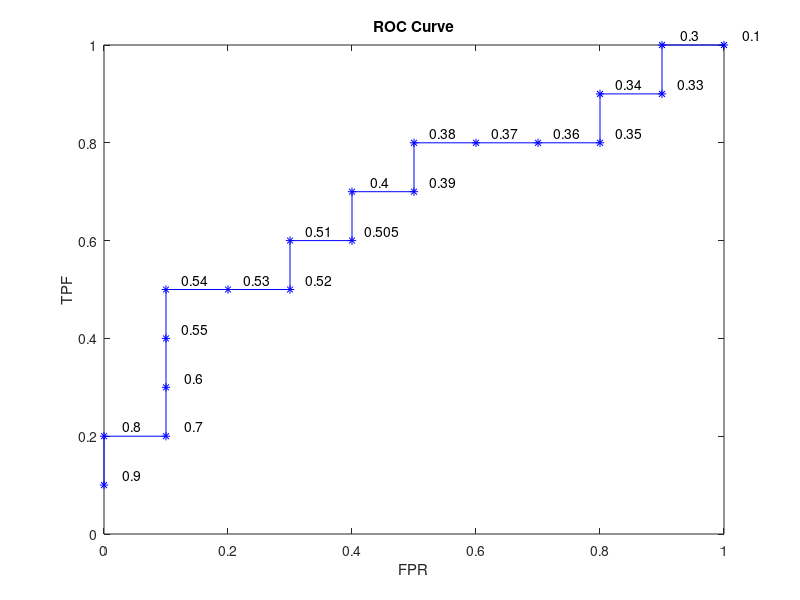

MATLAB code to generate this figure:
clear all;
close all;
clc;

%测试样本数据
samples=[
    1,0.9;
    1,0.8;
    0,0.7;
    1,0.6;
    1,0.55;
    1,0.54;
    0,0.53;
    0,0.52;
    1,0.51;
    0,0.505;
    1,0.4;
    0,0.39;
    1,0.38;
    0,0.37;
    0,0.36;
    0,0.35;
    1,0.34;
    0,0.33;
    1,0.30;
    0,0.1];

%首先准备绘制ROC曲线
figure;
%开始计算TPR和FPR
tpr=zeros(20,1);
fpr=zeros(20,1);
%这里的i表示以第i个样本的评分作为分类阈值
for i=1:20
    %正例样本计数
    p_cnt=0;
    %这里的j表示在统计正例个数的时候，遍历到的样本的id
    for j=1:i
        %判断这个遍历到的样本是不是正例
        if(samples(j,1)==1)
            %是？计数器++
            p_cnt=p_cnt+1;
        end
    end
    
    %计算TPR FPR
    tpr(i)=p_cnt/10;    %(10)是表示样本总体中的真正例个数总数为10
    fpr(i)=(i-p_cnt)/10;    %这里的10则是样本总体中的真反例个数总数    
end

%计算完成之后需要做的事情就是……画点，连线
plot(fpr,tpr,'*b-');
xlabel('FPR');
ylabel('TPF');
title('ROC Curve');
text(fpr+0.02,tpr+0.02,num2str(samples(:,2)));
